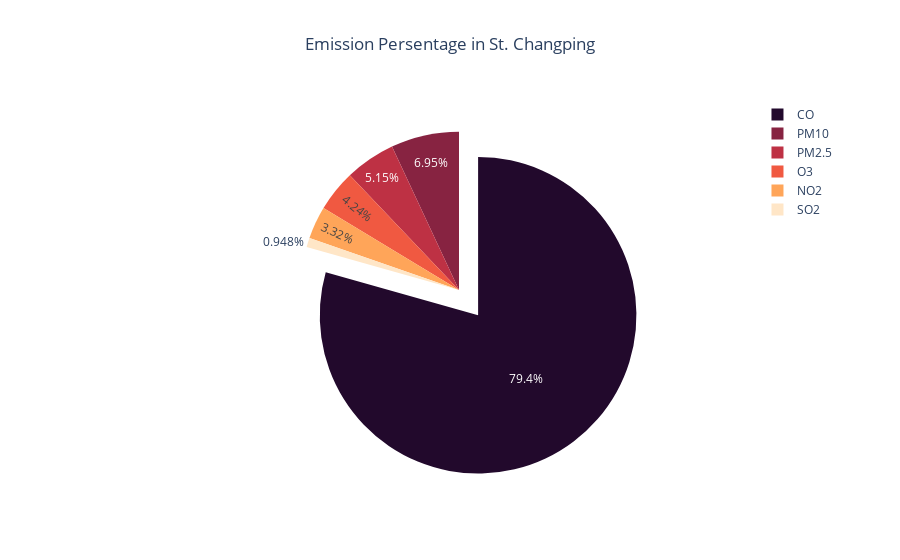

Notebook source saved alongside this figure:
### Markdown cell above
### Pertanyaan 2: Jenis emisi apa yang menjadi penyumbang polusi terbesar di St. Changping ?

### Code cell
import plotly.graph_objects as go

pollutants = ['PM2.5', 'PM10', 'SO2', 'NO2', 'CO', 'O3']
each_ctr = changping_ds[pollutants].sum()
colors = {'PM2.5': '#BE3144',
          'PM10': '#872341',
          'SO2': '#FFE6C7',
          'NO2': '#FFA559',
          'CO': '#22092C',
          'O3': '#F05941'}
# pull is given as a fraction of the pie radius
fig = go.Figure(data=[go.Pie(labels=pollutants, values=each_ctr, pull=[0, 0, 0, 0, 0.2, 0], marker_colors=[colors[p] for p in pollutants])])
fig.update_layout(title_text="Emission Persentage in St. Changping", title_x=0.5)
fig.show()

### Figure 1 — Plotly figure (JSON) as saved in the notebook; plotly's stock layout.template omitted (floating-point values rounded to 4 significant figures)
{"data": [{"labels": ["PM2.5", "PM10", "SO2", "NO2", "CO", "O3"], "marker": {"colors": ["#BE3144", "#872341", "#FFE6C7", "#FFA559", "#22092C", "#F05941"]}, "pull": [0, 0, 0, 0, 0.2, 0], "type": "pie", "values": [2378000.0, 3210000.0, 437500.0, 1534000.0, 36640000.0, 1959000.0]}], "layout": {"autosize": true, "title": {"text": "Emission Persentage in St. Changping", "x": 0.5}}}
